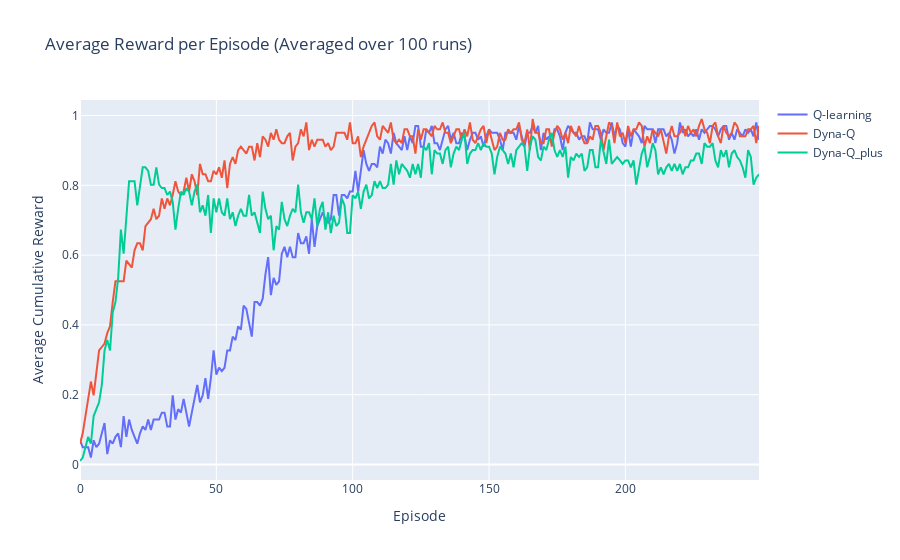

Here is the notebook cell this chart was saved with:
### Code cell
def plot_average_reward(*agents):
    fig = go.Figure()

    for agent in agents:
        results_file = f"results/{agent.name}_results.csv"
        agent_results_concatenated = pd.read_csv(
            results_file, index_col=["Run", "episode"]
        )

        # Calculate the average results by episode across the runs
        num_runs = agent_results_concatenated.index.get_level_values("Run").nunique()
        agent_results_average = agent_results_concatenated.groupby("episode").agg("mean",
            numeric_only=True
        )

        # cumulative_rewards = agent_results_average["reward"].cumsum()
        average_cumulative_reward = agent_results_average / (
            num_runs + 1
        )*100  # Add 1 to include the current run
        fig.add_trace(
            go.Scatter(
                x=average_cumulative_reward.index,
                y=average_cumulative_reward.reward,
                mode="lines",
                name=agent.name,
            )
        )

    fig.update_layout(
        title="Average Reward per Episode (Averaged over 100 runs)",
        xaxis_title="Episode",
        yaxis_title="Average Cumulative Reward",
    )
    fig.show()

plot_average_reward(Q_learning_Agent(), Dyna_Q_Agent(), Dyna_Q_plus_Agent())

### Figure 1 — Plotly figure (JSON) as saved in the notebook; plotly's stock layout.template omitted (floating-point values rounded to 4 significant figures; data arrays with more than 128 entries replaced by an {"elided": "..."} marker saying what was removed)
{"data": [{"mode": "lines", "name": "Q-learning", "type": "scatter", "x": {"elided": "250 int values"}, "y": {"elided": "250 float values"}}, {"mode": "lines", "name": "Dyna-Q", "type": "scatter", "x": {"elided": "250 int values"}, "y": {"elided": "250 float values"}}, {"mode": "lines", "name": "Dyna-Q_plus", "type": "scatter", "x": {"elided": "250 int values"}, "y": {"elided": "250 float values"}}], "layout": {"title": {"text": "Average Reward per Episode (Averaged over 100 runs)"}, "xaxis": {"title": {"text": "Episode"}}, "yaxis": {"title": {"text": "Average Cumulative Reward"}}}}
